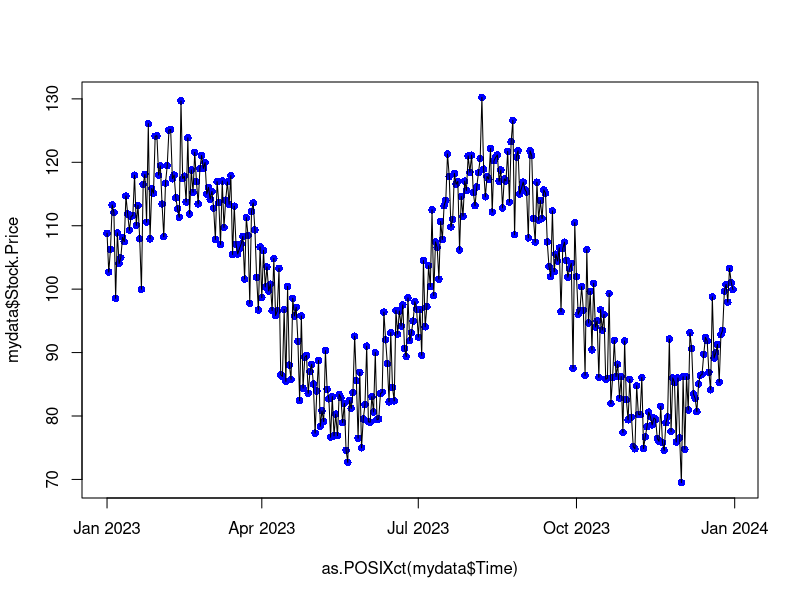

Generate this figure with R:
# M08.2 - Time Series Fundamentals

mydata = read.csv("StockMarketB_9.25.csv")

plot(as.POSIXct(mydata$Time), mydata$Stock.Price, pch=16, col='blue')
lines(as.POSIXct(mydata$Time), mydata$Stock.Price, pch=19, col='black')

X = mydata$Time
length(X)

options(digits = 10)
Y <- mydata$Stock.Price
MA5 <- function(Y, t){
  mean(Y[(t-5):t])
}
Yma_7 <- MA5(Y, 7)
round(Yma_7, 4)
Yma_23 <- MA5(Y, 23)
round(Yma_23, 4)
Yma_79 <- MA5(Y, 79)
round(Yma_79, 4)

options(digits = 10)

Y <- mydata$Stock.Price

EMA_35 <- 0.32*Y[35] +
  0.2176*Y[34] +
  0.1480*Y[33] +
  0.1006*Y[32]

round(EMA_35, 4)






